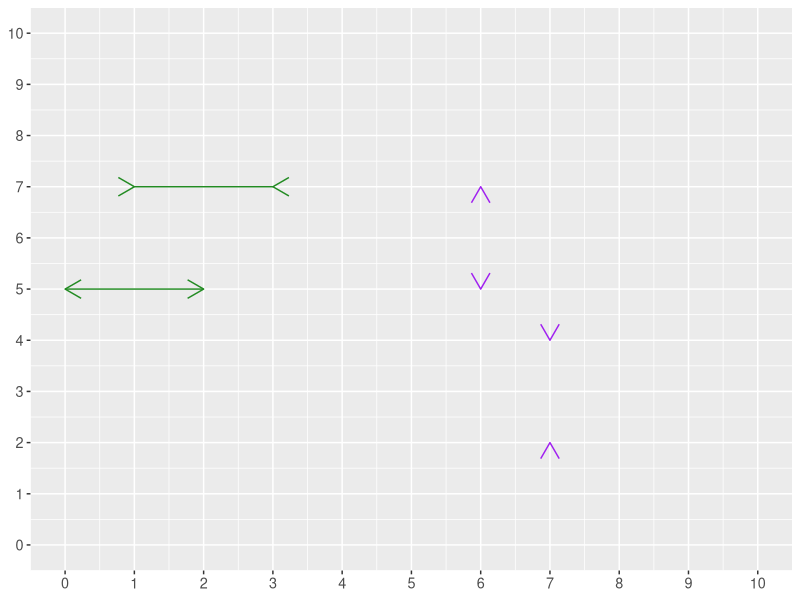

R code for this plot:
## ---- chunk 1
library("tidyverse")
g_falsearrows <- ggplot() +
  stat_function(fun=function(x) 5, xlim=c(0,2), color="forestgreen",
                arrow=arrow(length=unit(.47,'cm'), ends='both', type='open')) +
  stat_function(fun=function(x) 7, xlim=c(.999999999,1), color="forestgreen",
                arrow=arrow(length=unit(.47,'cm'), ends='last', type='open')) +
  stat_function(fun=function(x) 7, xlim=c(3,3.00000001), color="forestgreen",
                arrow=arrow(length=unit(.47,'cm'), ends='first', type='open')) +
  stat_function(fun=function(x) 7, xlim=c(1,3), color="forestgreen") +
  annotate('segment', x=7, xend=7, y=4, yend=3.999999999999, color="purple",
           arrow=arrow(length=unit(.47,'cm'), ends='last', type='open')) +
  annotate('segment', x=7, xend=7, yend=2, y=1.9999999999999, color="purple",
           arrow=arrow(length=unit(.47,'cm'), ends='last', type='open')) +
  annotate('segment', y=5, yend=5.00000000001, xend=6, x=6, color="purple",
           arrow=arrow(length=unit(.47,'cm'), ends='first', type='open')) +
  annotate('segment', yend=7, y=7.00000000001, xend=6, x=6, color="purple",
           arrow=arrow(length=unit(.47,'cm'), ends='first', type='open')) +
  scale_x_continuous(limits=c(0,10), breaks=0:10) +
  scale_y_continuous(limits=c(0,10), breaks=0:10) +
  theme(axis.title.x=element_blank(), axis.title.y=element_blank(),
        text=element_text(size=13))
g_falsearrows
